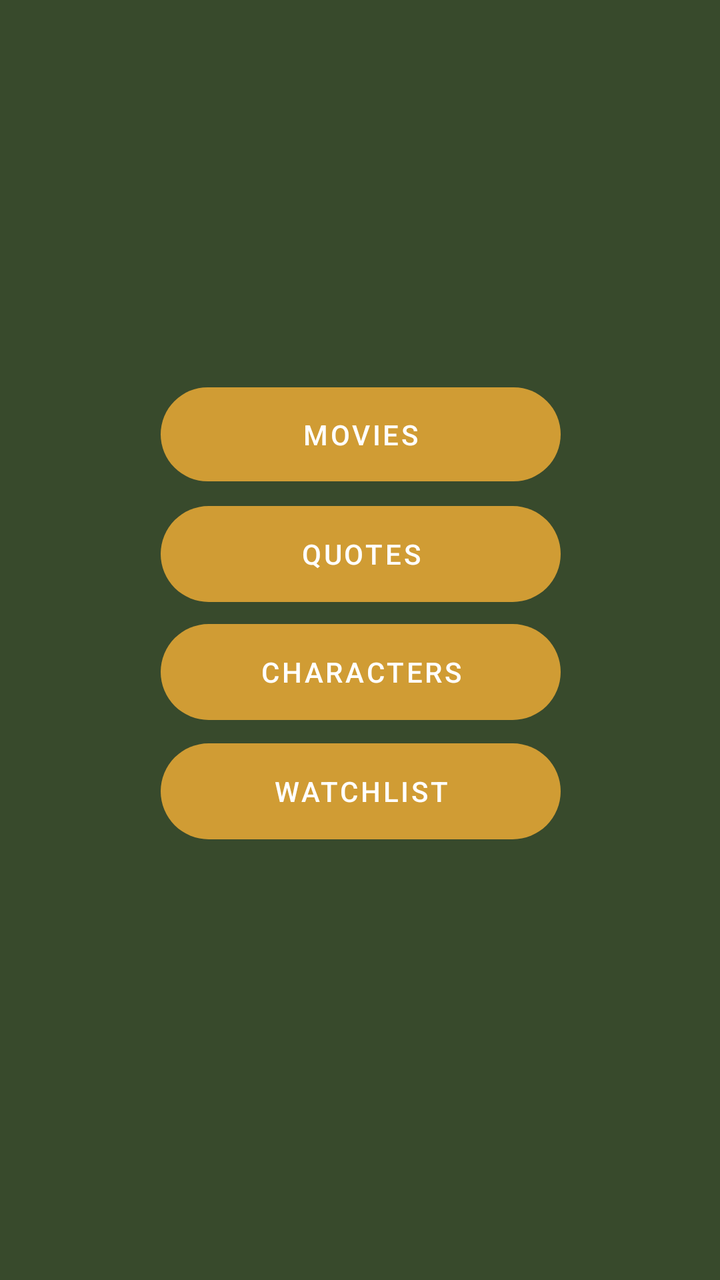
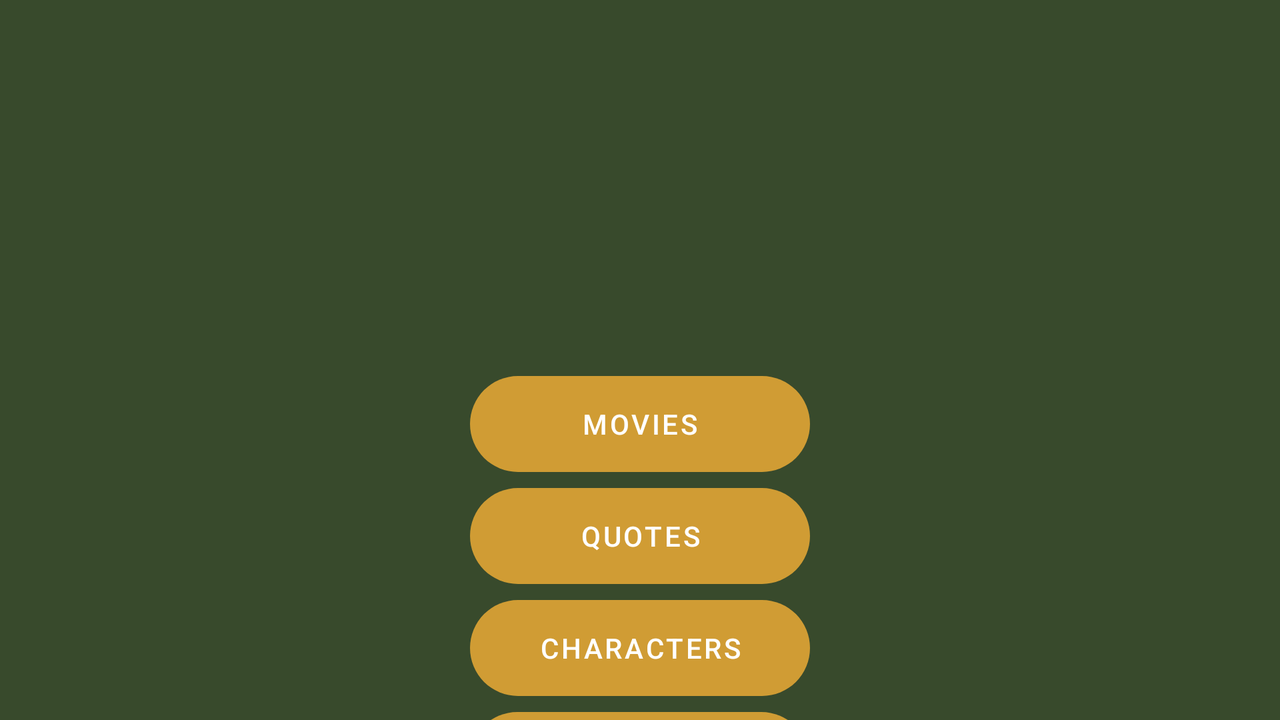

An Android layout and its configuration variant, each rendered on a device that would load it. The default file and the variant file are quoted in full after the pictures.
<!-- AndroidManifest.xml: application theme Theme.LOTR -->
<!-- res/layout/fragment_menu.xml -->
<?xml version="1.0" encoding="utf-8"?>
<androidx.constraintlayout.widget.ConstraintLayout xmlns:android="http://schemas.android.com/apk/res/android"
    xmlns:app="http://schemas.android.com/apk/res-auto"
    xmlns:tools="http://schemas.android.com/tools"
    android:layout_width="match_parent"
    android:layout_height="match_parent"
    tools:context=".ui.menu.MenuFragment"
    android:background="@color/green_2">

    <ImageView
        android:id="@+id/imageView2"
        android:layout_width="wrap_content"
        android:layout_height="wrap_content"
        android:src="@drawable/logo"
        app:layout_constraintBottom_toBottomOf="parent"
        app:layout_constraintEnd_toEndOf="parent"
        app:layout_constraintStart_toStartOf="parent"
        app:layout_constraintTop_toTopOf="parent"
        android:alpha="0.2">

    </ImageView>

    <Button
        android:id="@+id/btn_to_watchlist"
        android:layout_width="200dp"
        android:layout_height="wrap_content"
        android:background="@drawable/rounded_button"
        android:paddingLeft="25dp"
        android:paddingRight="25dp"
        android:text="@string/watchlist"
        app:layout_constraintBottom_toBottomOf="parent"
        app:layout_constraintEnd_toEndOf="parent"
        app:layout_constraintHorizontal_bias="0.502"
        app:layout_constraintStart_toStartOf="parent"
        app:layout_constraintTop_toTopOf="parent"
        app:layout_constraintVertical_bias="0.628" />

    <Button
        android:id="@+id/btn_to_movies"
        android:layout_width="200dp"
        android:layout_height="47dp"
        android:background="@drawable/rounded_button"
        android:paddingLeft="25dp"
        android:paddingRight="25dp"
        android:text="@string/movies"
        app:layout_constraintBottom_toTopOf="@+id/btn_to_quotes"
        app:layout_constraintEnd_toEndOf="parent"
        app:layout_constraintHorizontal_bias="0.502"
        app:layout_constraintStart_toStartOf="parent"
        app:layout_constraintTop_toTopOf="parent"
        app:layout_constraintVertical_bias="0.94" />

    <Button
        android:id="@+id/btn_to_quotes"
        android:layout_width="200dp"
        android:layout_height="wrap_content"
        android:background="@drawable/rounded_button"
        android:paddingLeft="25dp"
        android:paddingRight="25dp"
        android:text="@string/quotes"
        app:layout_constraintBottom_toTopOf="@+id/btn_to_characters"
        app:layout_constraintEnd_toEndOf="parent"
        app:layout_constraintHorizontal_bias="0.502"
        app:layout_constraintStart_toStartOf="parent"
        app:layout_constraintTop_toTopOf="parent"
        app:layout_constraintVertical_bias="0.958" />

    <Button
        android:id="@+id/btn_to_characters"
        android:layout_width="200dp"
        android:layout_height="wrap_content"
        android:background="@drawable/rounded_button"
        android:paddingLeft="25dp"
        android:paddingRight="25dp"
        android:text="@string/characters"
        app:layout_constraintBottom_toTopOf="@+id/btn_to_watchlist"
        app:layout_constraintEnd_toEndOf="parent"
        app:layout_constraintHorizontal_bias="0.502"
        app:layout_constraintStart_toStartOf="parent"
        app:layout_constraintTop_toTopOf="parent"
        app:layout_constraintVertical_bias="0.964" />

</androidx.constraintlayout.widget.ConstraintLayout>
<!-- resources referenced by this layout -->
<resources>
  <color name="green_2">#384A2C</color>
  <!-- drawable rounded_button (drawable-v24) -->
  <?xml version="1.0" encoding="utf-8"?>
  <shape xmlns:android="http://schemas.android.com/apk/res/android" android:shape="rectangle" android:padding="10dp">
      <corners
          android:bottomRightRadius="25sp"
          android:bottomLeftRadius="25sp"
          android:topLeftRadius="25sp"
          android:topRightRadius="25sp"/>
  </shape>
  <string name="characters">Characters</string>
  <string name="movies">Movies</string>
  <string name="quotes">Quotes</string>
  <string name="watchlist">Watchlist</string>
  <style name="Theme.LOTR" parent="Theme.MaterialComponents.DayNight.DarkActionBar">
          
          <item name="colorPrimary">@color/lotr_dark_yellow</item>
          <item name="colorPrimaryVariant">@color/green_2</item>
          <item name="colorOnPrimary">@color/white</item>
          
          <item name="colorSecondary">@color/yellow</item>
          <item name="colorSecondaryVariant">@color/dark_yellow</item>
          <item name="colorOnSecondary">@color/rosewood</item>
          
          <item name="android:statusBarColor" tools:targetApi="l">?attr/colorPrimaryVariant</item>
          
      </style>
  <color name="lotr_dark_yellow">#D09C34</color>
  <color name="white">#FFFFFFFF</color>
  <color name="yellow">#cf8b00</color>
  <color name="dark_yellow">#654400</color>
  <color name="rosewood">#5A0001</color>
</resources>
<!-- res/layout-land/fragment_menu.xml (the repository's variant of the layout above) -->
<!-- drawn on the phone turned sideways -->
<?xml version="1.0" encoding="utf-8"?>
<androidx.constraintlayout.widget.ConstraintLayout xmlns:android="http://schemas.android.com/apk/res/android"
    xmlns:app="http://schemas.android.com/apk/res-auto"
    xmlns:tools="http://schemas.android.com/tools"
    android:layout_width="match_parent"
    android:layout_height="match_parent"
    tools:context=".ui.menu.MenuFragment"
    android:background="@color/green_2">

    <ImageView
        android:id="@+id/imageView2"
        android:layout_width="wrap_content"
        android:layout_height="wrap_content"
        android:src="@drawable/logo"
        app:layout_constraintBottom_toBottomOf="parent"
        app:layout_constraintEnd_toEndOf="parent"
        app:layout_constraintStart_toStartOf="parent"
        app:layout_constraintTop_toTopOf="parent"
        android:alpha="0.2">

    </ImageView>

    <Button
        android:id="@+id/btn_to_watchlist"
        android:layout_width="170dp"
        android:layout_height="wrap_content"
        android:layout_marginTop="8dp"
        android:background="@drawable/rounded_button"
        android:paddingLeft="25dp"
        android:paddingRight="25dp"

        android:text="@string/watchlist"
        app:layout_constraintEnd_toEndOf="parent"
        app:layout_constraintHorizontal_bias="0.499"
        app:layout_constraintStart_toStartOf="parent"
        app:layout_constraintTop_toBottomOf="@+id/btn_to_characters" />

    <Button
        android:id="@+id/btn_to_movies"
        android:layout_width="170dp"
        android:layout_height="wrap_content"
        android:layout_marginTop="8dp"
        android:layout_marginBottom="8dp"
        android:background="@drawable/rounded_button"
        android:paddingLeft="25dp"
        android:paddingRight="25dp"
        android:text="@string/movies"
        app:layout_constraintBottom_toTopOf="@+id/btn_to_quotes"
        app:layout_constraintEnd_toEndOf="parent"
        app:layout_constraintStart_toStartOf="parent"
        app:layout_constraintTop_toTopOf="@+id/imageView2" />

    <Button
        android:id="@+id/btn_to_quotes"
        android:layout_width="170dp"
        android:layout_height="wrap_content"
        android:layout_marginBottom="8dp"
        android:background="@drawable/rounded_button"
        android:paddingLeft="25dp"
        android:paddingRight="25dp"
        android:text="@string/quotes"
        app:layout_constraintBottom_toTopOf="@+id/btn_to_characters"
        app:layout_constraintEnd_toEndOf="parent"
        app:layout_constraintStart_toStartOf="parent"
        app:layout_constraintTop_toBottomOf="@+id/btn_to_movies" />

    <Button
        android:id="@+id/btn_to_characters"
        android:layout_width="170dp"
        android:layout_height="wrap_content"
        android:layout_marginBottom="8dp"
        android:background="@drawable/rounded_button"
        android:paddingLeft="25dp"
        android:paddingRight="25dp"
        android:text="@string/characters"
        app:layout_constraintBottom_toTopOf="@+id/btn_to_watchlist"
        app:layout_constraintEnd_toEndOf="parent"
        app:layout_constraintStart_toStartOf="parent"
        app:layout_constraintTop_toBottomOf="@+id/btn_to_quotes" />

</androidx.constraintlayout.widget.ConstraintLayout>
